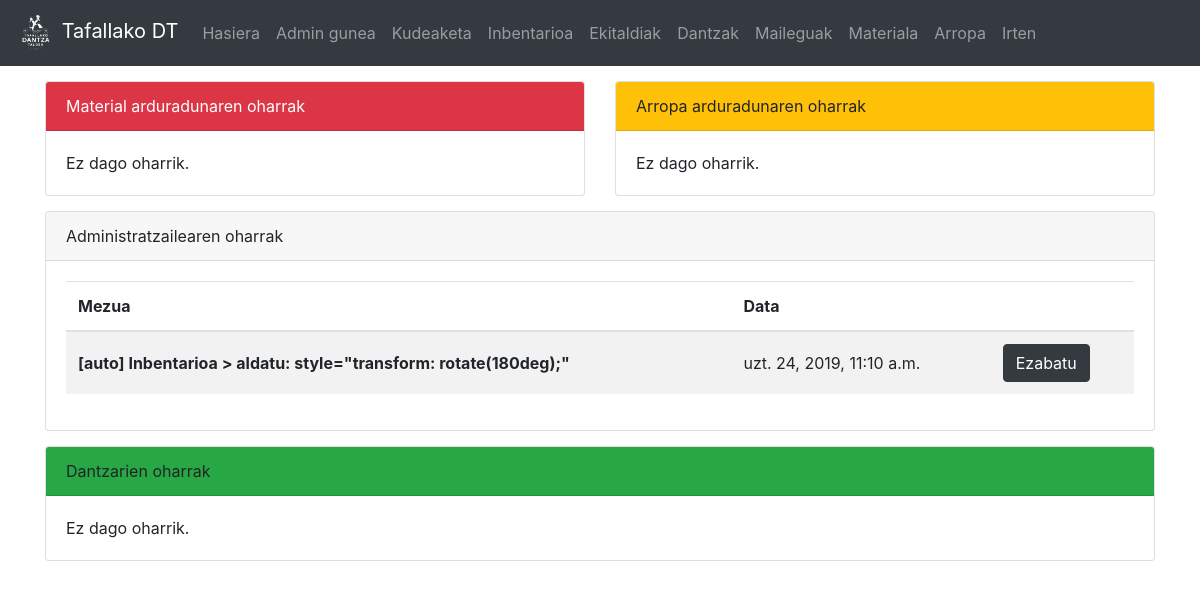
Before: / (signed in) with the older database file.
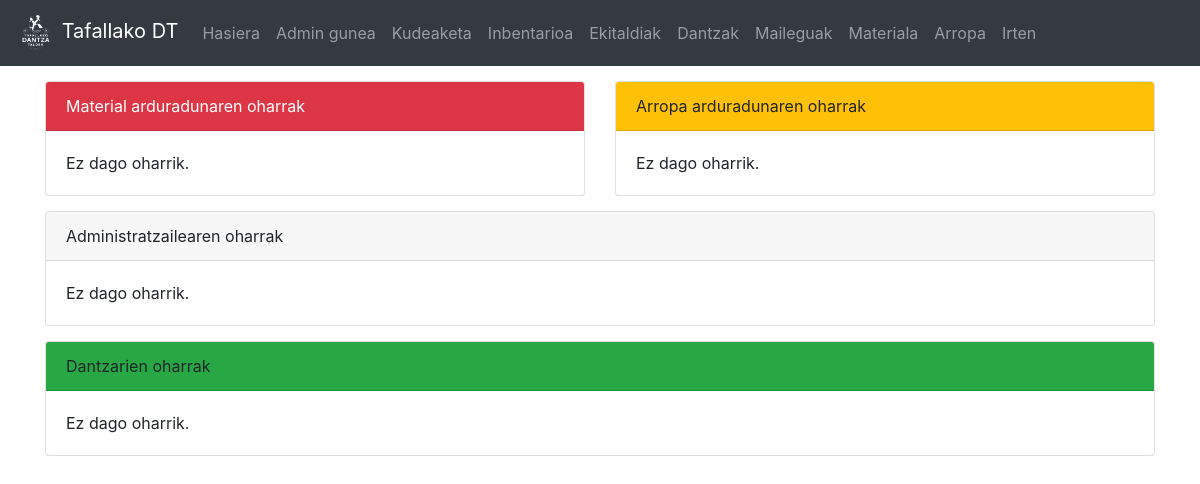
After: the same page with the newer database file.
### dantza/models.py (models this page shows, shortened)
class Oharra(models.Model):
	mezua = models.CharField(max_length=200)
	igorlea = models.CharField(max_length=100, default="auto")
	hartzailea = models.CharField(max_length=10, choices = HARTZAILEA)
	data = models.DateTimeField('Oharraren data')
	def __str__(self):
		return "[" + self.igorlea + "] " + self.mezua

### dantza/views.py (the view)
# urls.py: path('', views.index, name = 'index'),
def index(request):
	if 'd' in request.GET:
		delete = request.GET['id']
		Oharra.objects.get(pk=delete).delete()
		return HttpResponseRedirect('/')
	if request.user.is_authenticated:
		if Dantzaria.objects.filter(user=request.user).exists():
			d = Dantzaria.objects.get(user=request.user)
			o_list = Oharra.objects.all()
			return render(request,'dantza/index.html', {'mezuak':o_list})
		else:
			return render(request,'dantza/index.html', {'err':'Ez duzu erregistroa amaitu, sakatu <a href="/signup_end">hemen</a> amaitzeko'})
	return render(request,'dantza/index.html', {})

### dantza/templatetags/auth_extras.py (called while the page is built)
@register.filter(name='has_group')
def has_group(user, group_name):
    return user.groups.filter(name=group_name).exists()

@register.filter(name='messages_for')
def message_for(list,p):
	return list.filter(hartzailea=p)

### templates/dantza/index.html (shortened to what the changed rows need)
{% extends "dantza/base.html" %}
{% block edukia %}
<div class="container">
{% if request.user.is_authenticated %}
	{% load auth_extras %}
	<div class="row">
		{% if request.user.is_superuser %}
			<div class="col-12" style="margin-top: 15px">
				<div class="card">
					<div class="card-header">Administratzailearen oharrak</div>
					<div class="card-body">
						{% if mezuak and mezuak|messages_for:'AD' %}
							<div class="table-responsive">
								<table class="table table-hover table-striped">
								  <thead>
									<tr>
									  <th scope="col">Mezua</th>
									  <th scope="col">Data</th>
									  <th scope="col"></th>
									</tr>
								  </thead>
								  <tbody>
									{% for m in mezuak|messages_for:'AD' %}
											<tr>
											  <th scope="row" style="vertical-align:middle;">{{ m | safe }}</th>
											  <td style="vertical-align:middle;">{{ m.data }}</td>
											  <td style="vertical-align:middle;">
												  <a class="btn btn-dark" href="?d&id={{ m.pk }}">Ezabatu</a>
											  </td>
										  </tr>
									{% endfor %}
									</tbody>
								</table>
							</div>
						{% else %}
							Ez dago oharrik.
						{% endif %}
					</div>
				</div>
			</div>
		{% endif %}
	</div>
{% endif %}
</div>
{% endblock edukia %}

Changed rows visible on the page:
removed Oharra: igorlea+mezua "[auto] Inbentarioa > aldatu: style=\"transform: rotate(180deg);\"", data "uzt. 24, 2019, 11:10 a.m."
Other visible differences:
text no longer shown: "Mezua Data"
text now shown: "Ez dago oharrik."
